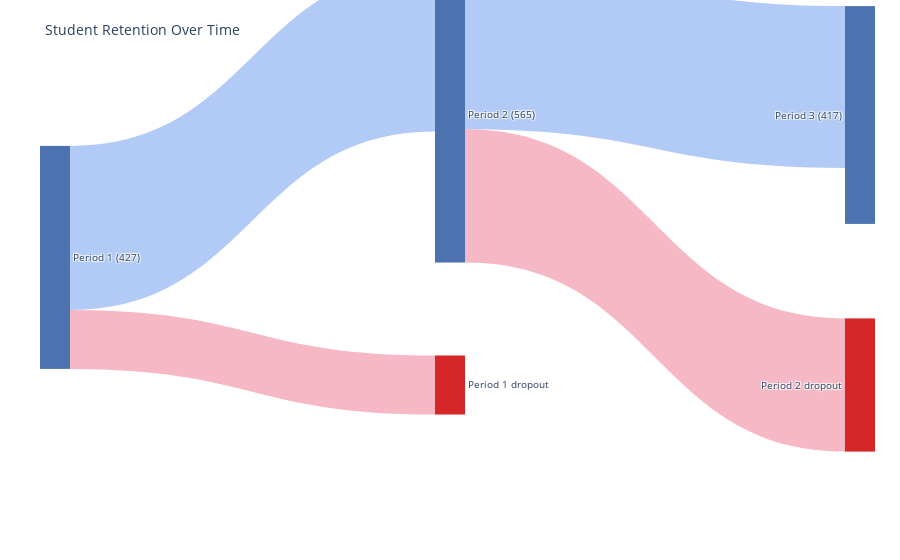

Source (notebook cell):
### Code cell
import plotly.graph_objects as go

# Periods and user data
periods = ['Period 1', 'Period 2', 'Period 3']
user_counts = {'Period 1': 427, 'Period 2': 565, 'Period 3': 417}
common_users = {('Period 1', 'Period 2'): 314, ('Period 2', 'Period 3'): 310}

# Label and node setup
label_list, node_colors, node_x, node_y = [], [], [], []
label_index = {}

# Period nodes
for i, p in enumerate(periods):
    label_list.append(f'{p} ({user_counts[p]})')
    label_index[p] = len(label_list) - 1
    node_colors.append("#4c72b0")
    node_x.append(i / (len(periods) - 1))
    node_y.append(0.1)

# Dropout nodes
for i, p in enumerate(periods[:-1]):
    drop_label = f"{p} dropout"
    label_list.append(drop_label)
    label_index[f"{p}_dropout"] = len(label_list) - 1
    node_colors.append("#d62728")
    node_x.append((i + 1) / (len(periods) - 1))  # Shifted to next column
    node_y.append(0.7)

# Hidden "new" joiner nodes
for i, p in enumerate(periods[1:], start=1):
    label_list.append("")  # empty label
    label_index[f"{p}_new"] = len(label_list) - 1
    node_colors.append("rgba(0,0,0,0)")  # fully transparent
    node_x.append(i / (len(periods) - 1))
    node_y.append(1.0)  # offscreen

# Links
sources, targets, values, link_colors, link_labels = [], [], [], [], []

for i in range(len(periods) - 1):
    p1, p2 = periods[i], periods[i + 1]
    total_p1 = user_counts[p1]
    total_p2 = user_counts[p2]
    n_common = common_users[(p1, p2)]
    n_dropout = total_p1 - n_common
    n_new = total_p2 - n_common

    # Main transition
    sources.append(label_index[p1])
    targets.append(label_index[p2])
    values.append(n_common)
    link_colors.append("rgba(100,149,237,0.5)")
    link_labels.append(f"{n_common} continuing")

    # Dropout link
    sources.append(label_index[p1])
    targets.append(label_index[f"{p1}_dropout"])
    values.append(n_dropout)
    link_colors.append("rgba(220,20,60,0.3)")
    link_labels.append(f"{n_dropout} dropped")

    # Hidden new joiners
    sources.append(label_index[f"{p2}_new"])
    targets.append(label_index[p2])
    values.append(n_new)
    link_colors.append("rgba(0,0,0,0)")  # transparent
    link_labels.append("")

# Create Sankey
fig = go.Figure(data=[go.Sankey(
    node=dict(
        pad=20,
        thickness=30,
        line=dict(color="rgba(0,0,0,0)", width=0.0),
        label=label_list,
        color=node_colors,
        x=node_x,
        y=node_y
    ),
    link=dict(
        source=sources,
        target=targets,
        value=values,
        color=link_colors,
        label=link_labels
    )
)])

fig.update_layout(title_text="Student Retention Over Time", font_size=10)
fig.update_layout(margin=dict(l=40, r=40, t=70, b=40))
fig.show()

### Figure 1 — Plotly figure (JSON) as saved in the notebook; plotly's stock layout.template omitted (floating-point values rounded to 4 significant figures)
{"data": [{"link": {"color": ["rgba(100,149,237,0.5)", "rgba(220,20,60,0.3)", "rgba(0,0,0,0)", "rgba(100,149,237,0.5)", "rgba(220,20,60,0.3)", "rgba(0,0,0,0)"], "label": ["314 continuing", "113 dropped", "", "310 continuing", "255 dropped", ""], "source": [0, 0, 5, 1, 1, 6], "target": [1, 3, 1, 2, 4, 2], "value": [314, 113, 251, 310, 255, 107]}, "node": {"color": ["#4c72b0", "#4c72b0", "#4c72b0", "#d62728", "#d62728", "rgba(0,0,0,0)", "rgba(0,0,0,0)"], "label": ["Period 1 (427)", "Period 2 (565)", "Period 3 (417)", "Period 1 dropout", "Period 2 dropout", "", ""], "line": {"color": "rgba(0,0,0,0)", "width": 0}, "pad": 20, "thickness": 30, "x": [0, 0.5, 1, 0.5, 1, 0.5, 1], "y": [0.1, 0.1, 0.1, 0.7, 0.7, 1, 1]}, "type": "sankey"}], "layout": {"font": {"size": 10}, "margin": {"b": 40, "l": 40, "r": 40, "t": 70}, "title": {"text": "Student Retention Over Time"}}}
